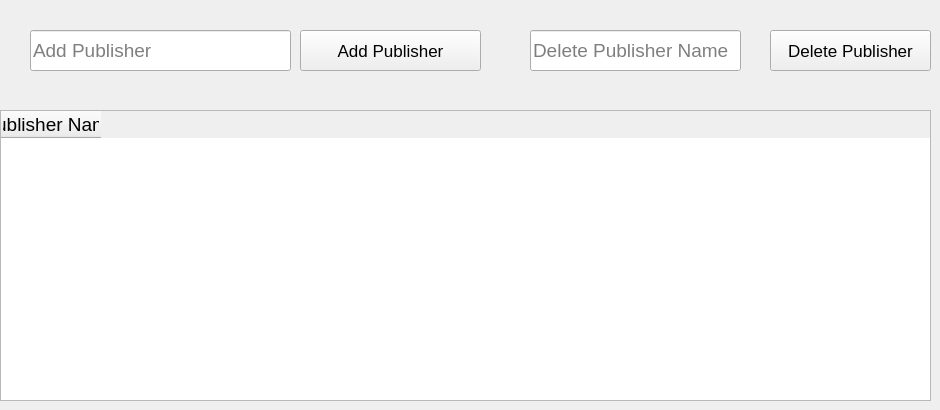
      <widget class="QWidget" name="tab_10">
       <attribute name="title">
        <string>Publisher</string>
       </attribute>
       <widget class="QPushButton" name="pushButton_17">
        <property name="geometry">
         <rect>
          <x>300</x>
          <y>30</y>
          <width>181</width>
          <height>41</height>
         </rect>
        </property>
        <property name="font">
         <font>
          <pointsize>13</pointsize>
         </font>
        </property>
        <property name="text">
         <string>Add Publisher</string>
        </property>
       </widget>
       <widget class="QLineEdit" name="lineEdit_24">
        <property name="geometry">
         <rect>
          <x>30</x>
          <y>30</y>
          <width>261</width>
          <height>41</height>
         </rect>
        </property>
        <property name="font">
         <font>
          <pointsize>14</pointsize>
         </font>
        </property>
        <property name="placeholderText">
         <string>Add Publisher</string>
        </property>
       </widget>
       <widget class="QTableWidget" name="tableWidget_4">
        <property name="geometry">
         <rect>
          <x>0</x>
          <y>110</y>
          <width>931</width>
          <height>291</height>
         </rect>
        </property>
        <property name="font">
         <font>
          <pointsize>14</pointsize>
         </font>
        </property>
        <column>
         <property name="text">
          <string>Publisher Name</string>
         </property>
        </column>
       </widget>
       <widget class="QPushButton" name="pushButton_31">
        <property name="geometry">
         <rect>
          <x>770</x>
          <y>30</y>
          <width>161</width>
          <height>41</height>
         </rect>
        </property>
        <property name="font">
         <font>
          <pointsize>13</pointsize>
         </font>
        </property>
        <property name="text">
         <string>Delete Publisher</string>
        </property>
       </widget>
       <widget class="QLineEdit" name="lineEdit_30">
        <property name="geometry">
         <rect>
          <x>530</x>
          <y>30</y>
          <width>211</width>
          <height>41</height>
         </rect>
        </property>
        <property name="font">
         <font>
          <pointsize>14</pointsize>
         </font>
        </property>
        <property name="placeholderText">
         <string>Delete Publisher Name</string>
        </property>
       </widget>
      </widget>
